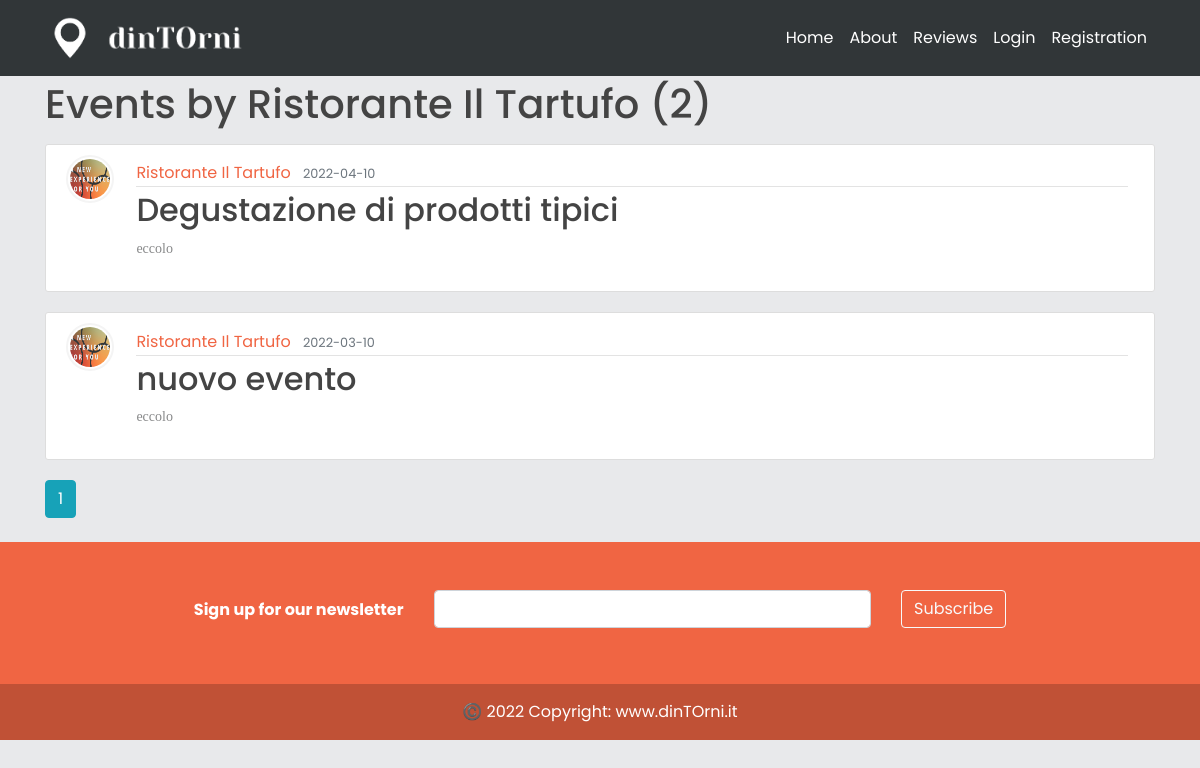
The page /Ristorante Il Tartufo on the database as committed earlier.
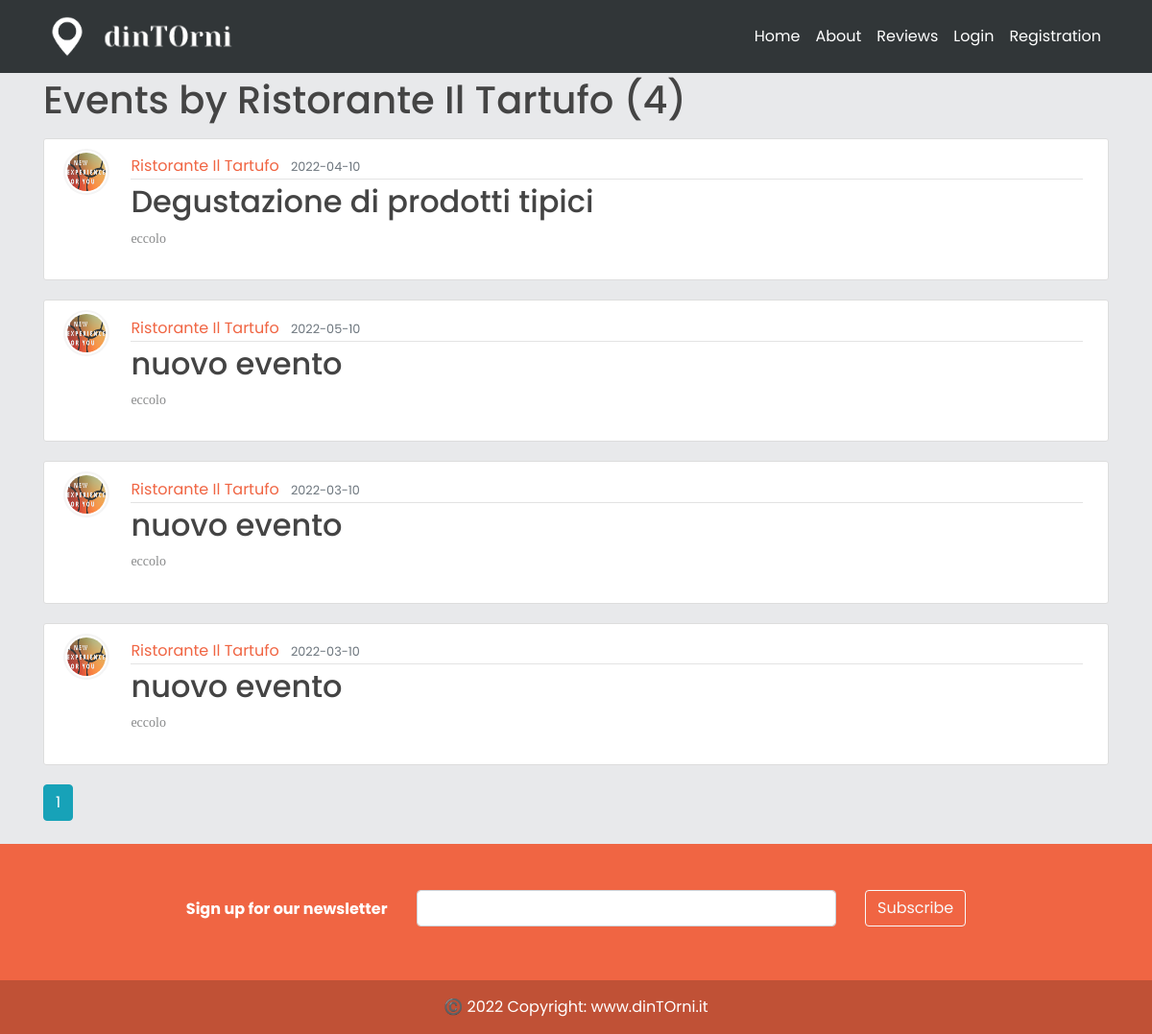
The same page on the database as committed later.
### models.py (models this page shows, shortened)
class Event(db.Model):
    id = db.Column(db.Integer, primary_key=True)
    title = db.Column(db.String(100), nullable=False)
    date_event = db.Column(db.Date, nullable=False)
    location = db.Column(db.Text, default='eccolo', nullable=False)
    price = db.Column(db.Float, default=1, nullable = True)
    equipment = db.Column(db.Text, default='eccolo', nullable=True)
    min_users = db.Column(db.Integer, default=2, nullable=True)
    date_posted = db.Column(db.DateTime,
                            default=datetime.utcnow())  # default è listante corrente in cui posto
    content = db.Column(db.Text, default='eccolo', nullable=False)
    weaknesses = db.Column(db.Text, default='eccolo', nullable=True)
    image_event1 = db.Column(db.String(20), nullable=False, default='default.jpg')
    image_event2 = db.Column(db.String(20), nullable=False, default='default.jpg')
    image_event3 = db.Column(db.String(20), nullable=False, default='default.jpg')
    business_id = db.Column(db.Integer, db.ForeignKey('business.id'))  # db integer, è una chiave devo specificare la relazi

class User(db.Model, UserMixin):
    _tablename__ = 'user'
    id = db.Column(db.Integer, primary_key=True)
    email = db.Column(db.String(120), unique=True, nullable=False)
    image_file = db.Column(db.String(20), nullable=False, default='default.jpg')
    password = db.Column(db.String(60), nullable=False)
    telephone = db.Column(db.Integer(), nullable=False)
    type= db.Column(db.String(20))
    __mapper_args__={
        'polymorphic_identity': 'user',
        'polymorphic_on': type
    }

class Business(User, db.Model):
    _tablename__ = 'business'
    id = db.Column(db.Integer, db.ForeignKey('user.id'), primary_key=True)
    name = db.Column(db.String(20), unique=True, nullable=False)
    vat_number = db.Column(db.Integer())#rimettere i nullable
    city = db.Column(db.String(20))
    address = db.Column(db.String(30))
    events = db.relationship('Event', backref='creator', lazy=True)
    link_facebook = db.Column(db.String())
    link_instagram = db.Column(db.String())
    link_twitter = db.Column(db.String())
    link_website = db.Column(db.String())
    __mapper_args__ = {
        'polymorphic_identity': 'business',
    }

### app/users/routes.py (the view)
@users.route("/<string:name>")
def business_events(name):
    page = request.args.get('page', 1, type=int)
    business = Business.query.filter_by(name=name).first_or_404()
    events = Event.query.filter_by(creator=business).order_by(Event.date_posted.desc()).paginate(page=page, per_page=5)
    return render_template('business_events.html', events=events, business=business)

### app/templates/business_events.html
{% extends "layout.html" %}
{% block content %}
    <h1 class="mb-3">Events by {{ business.name }} ({{ events.total }})</h1>
    {% for event in events.items %}
        <article class="media content-section">
          <img class="rounded-circle article-img" src="{{ url_for('static', filename='profile_pics/' + event.creator.image_file) }}">
          <div class="media-body">
            <div class="article-metadata">
              <a class="mr-2" href="{{ url_for('users.business_events', name=event.creator.name) }}">{{ event.creator.name }}</a>
              <small class="text-muted">{{ event.date_event.strftime('%Y-%m-%d') }}</small>
            </div>
            <h2><a class="article-title" href="{{ url_for('events.event', event_id=event.id) }}">{{ event.title }}</a></h2>
            <p class="article-content">{{ event.content }}</p>
          </div>
        </article>
    {% endfor %}
    {% for page_num in events.iter_pages(left_edge=1, right_edge=1, left_current=1, right_current=2) %}
      {% if page_num %}
        {% if events.page == page_num %}
          <a class="btn btn-info mb-4" href="{{ url_for('users.business_events', name=business.name, page=page_num) }}">{{ page_num }}</a>
        {% else %}
          <a class="btn btn-outline-info mb-4" href="{{ url_for('users.business_events', name=business.name, page=page_num) }}">{{ page_num }}</a>
        {% endif %}
      {% else %}
        ...
      {% endif %}
    {% endfor %}
{% endblock content %}

Rows that differ between the two databases and show on the page:
added Event: image_file (placeholder picture), creator.name "Ristorante Il Tartufo", date_event "2022-05-10", title "nuovo evento", content "eccolo"
added Event: image_file (placeholder picture), creator.name "Ristorante Il Tartufo", date_event "2022-03-10", title "nuovo evento", content "eccolo"
Other text that changed with them:
{{ events.total }}: "2" → "4"
